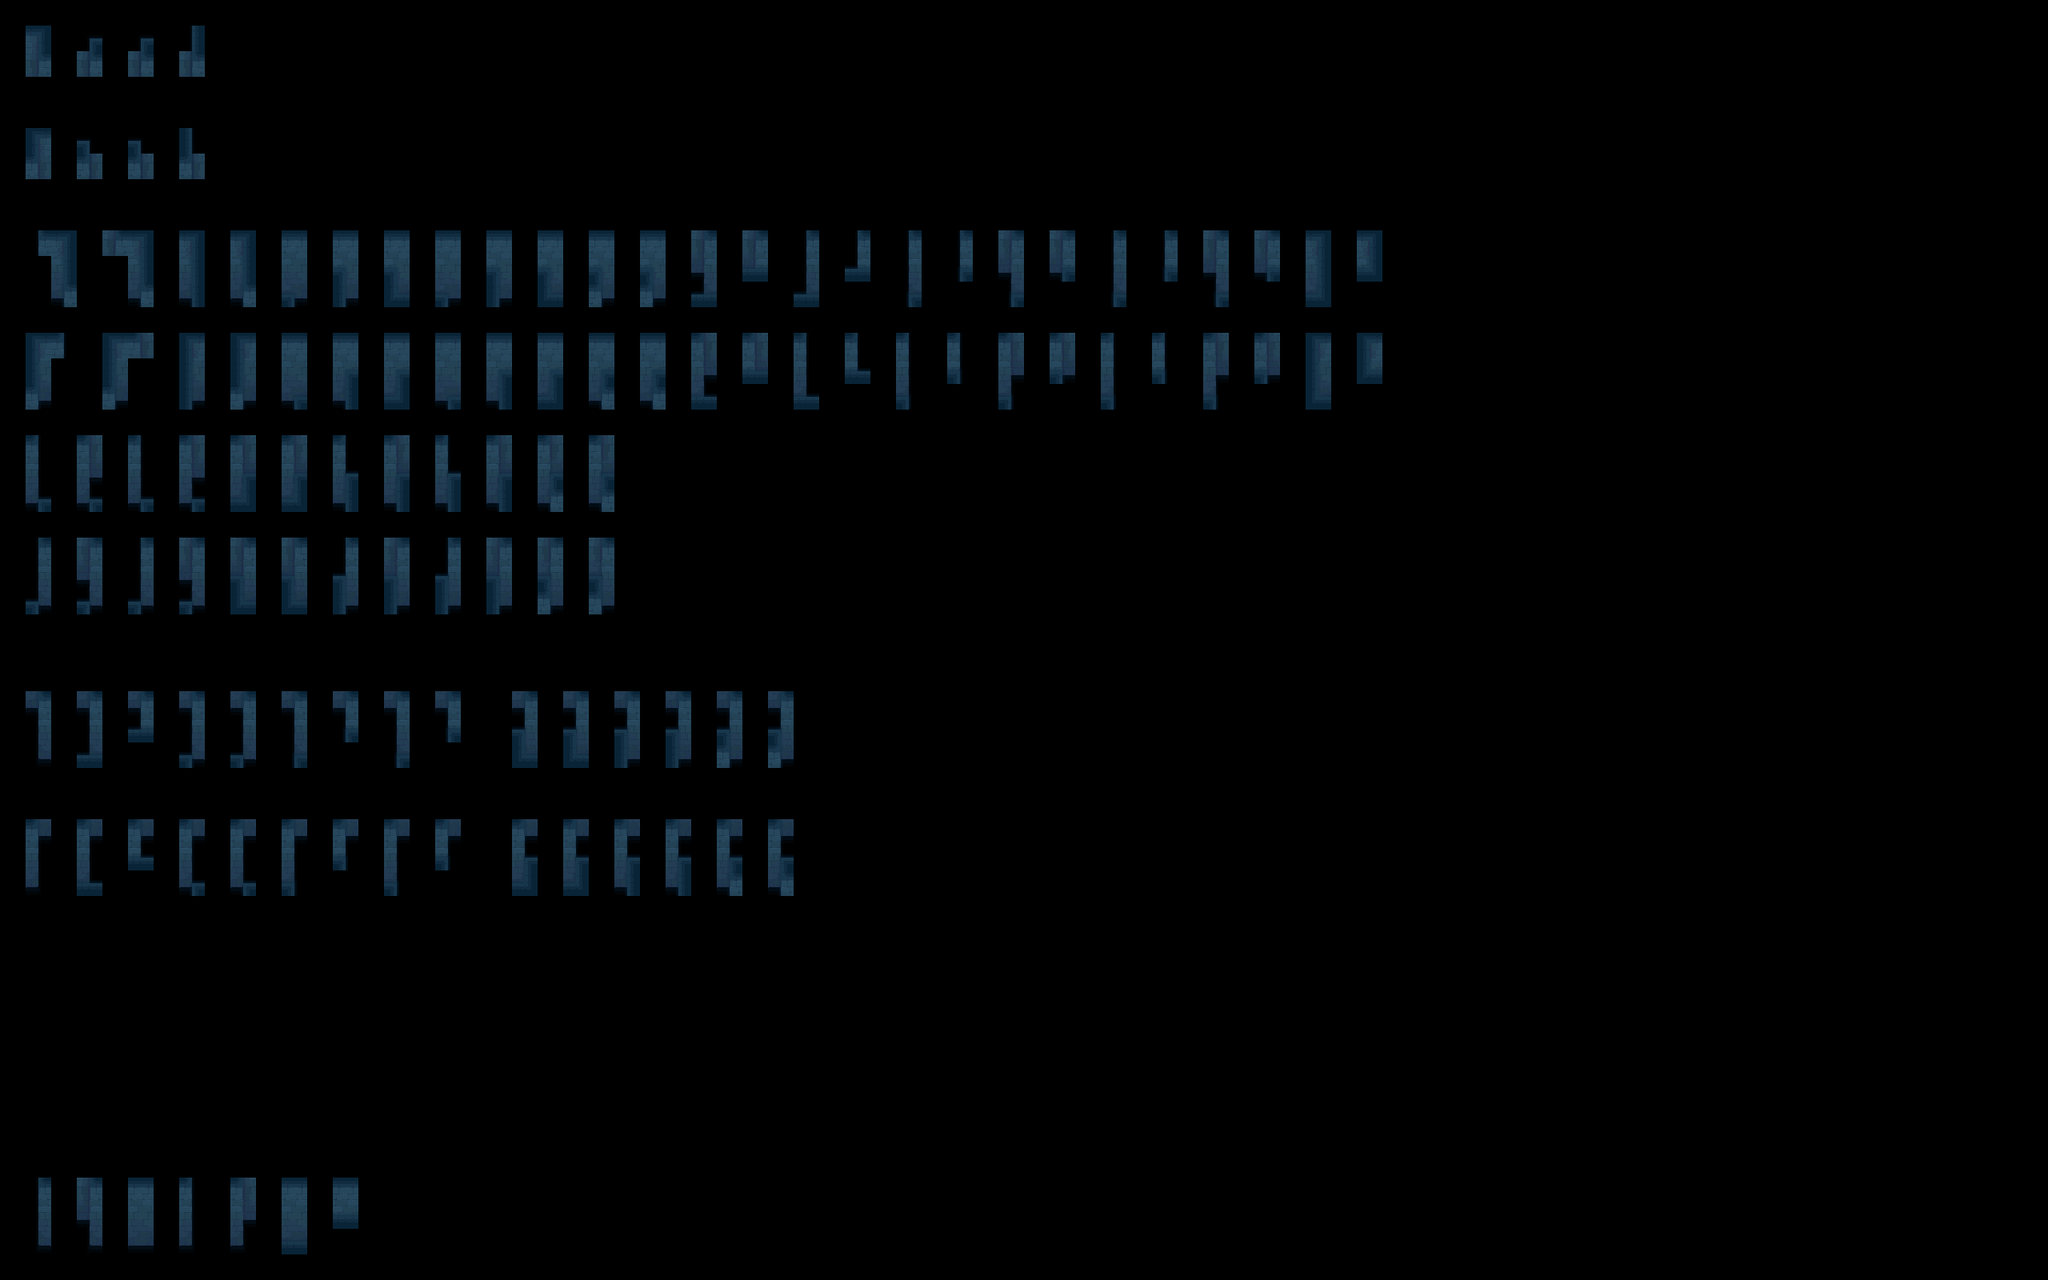

This game map was drawn from its Tiled (.tmx) file and the tilesets committed beside it. A one-line description and the trimmed map source follow:
An orthogonal 80x50 tile map with 32x32 px tiles, 2 tile layers (input_wall-1, output_wall-1), 2 hidden layers not drawn, 2 tilesets.

<map version="1.5" tiledversion="1.7.2" orientation="orthogonal" renderorder="right-down" width="80" height="50" tilewidth="32" tileheight="32" infinite="0" nextlayerid="5" nextobjectid="1">
 <tileset firstgid="1" source="Tileset-Terrain.tsx" />
 <tileset firstgid="3151" source="Tileset-wall-1.tsx" />
 <layer id="1" name="regions_input" width="80" height="50" visible="0">
  <data>[4000 cells, 330 non-empty, 2 distinct tile ids]</data>
 </layer>
 <layer id="2" name="input_wall-1" width="80" height="50">
  <properties>
   <property name="StrictEmpty" type="bool" value="true" />
  </properties>
  <data>[4000 cells, 289 non-empty, 18 distinct tile ids]</data>
 </layer>
 <layer id="3" name="regions_output" width="80" height="50" visible="0">
  <data>[4000 cells, 213 non-empty, 2 distinct tile ids]</data>
 </layer>
 <layer id="4" name="output_wall-1" width="80" height="50">
  <data>[4000 cells, 213 non-empty, 74 distinct tile ids]</data>
 </layer>
</map>
